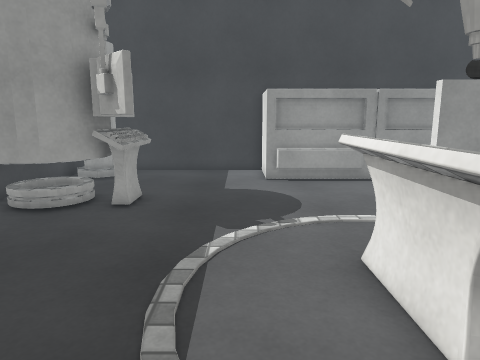
view 1 (above)

15 first-person views from a walk through a scene from a Unity 3-D project. The camera is 1.3 m above the floor, tilts 10° down and sees 70° across. The floor is counted in squares, 0.5 m on a side. Each view is taken from the middle of a square. On the plan, view 1 faces up. The plan holds only what a view shows up to about 20 squares ahead; the rest is blank. The player character is not drawn. Some animated figures are not drawn. Surface patterns are stand-ins for the level's own textures.

view 2
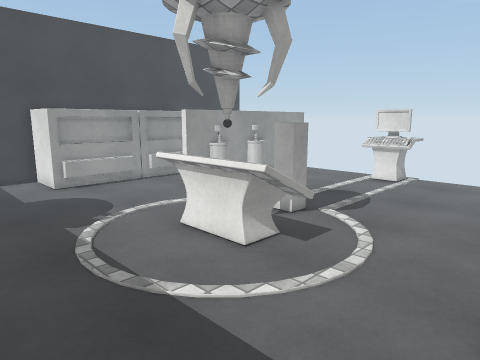

view 3
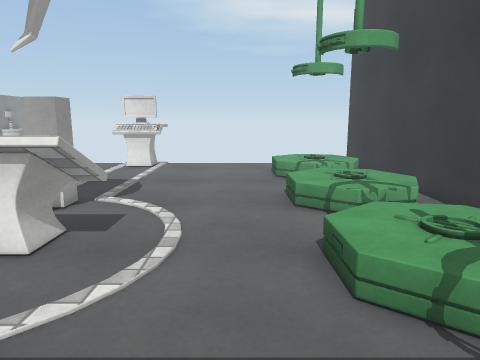

view 4
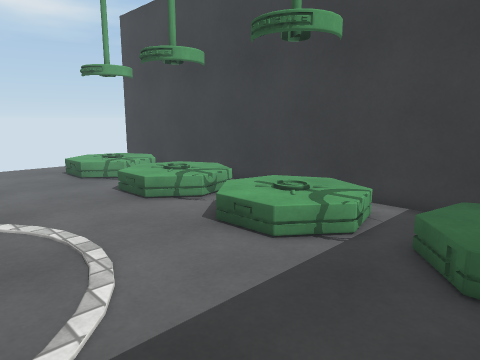

view 5
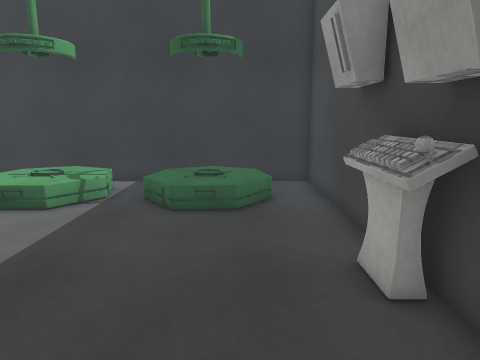

view 6
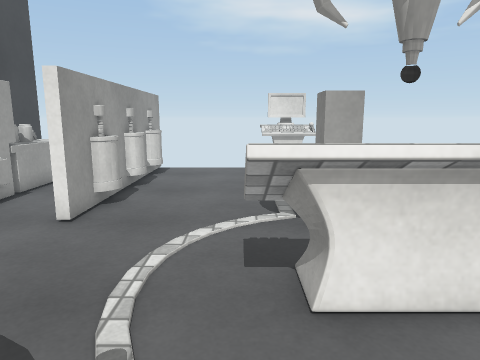

view 7
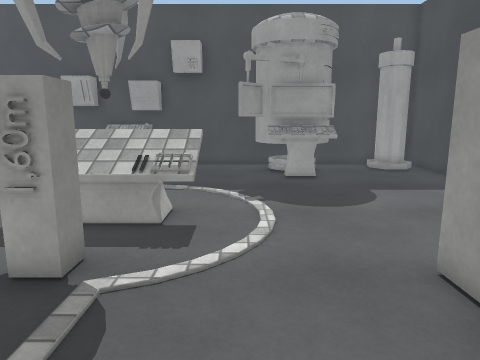

view 8
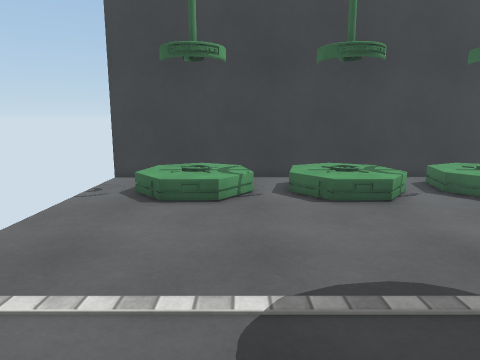

view 9
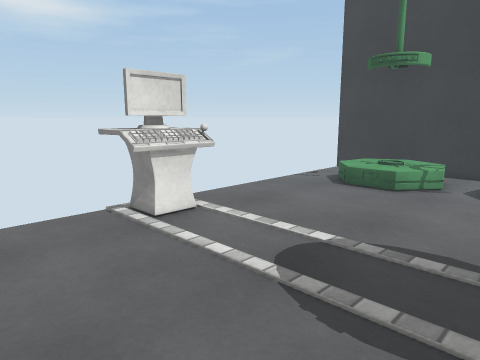

view 10
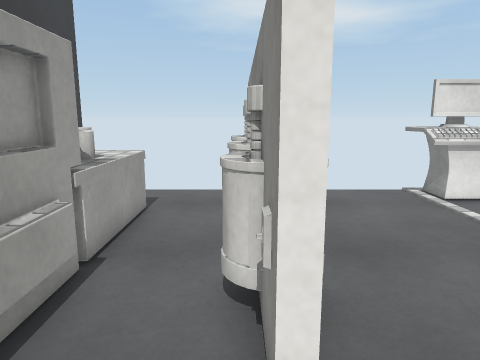

view 11
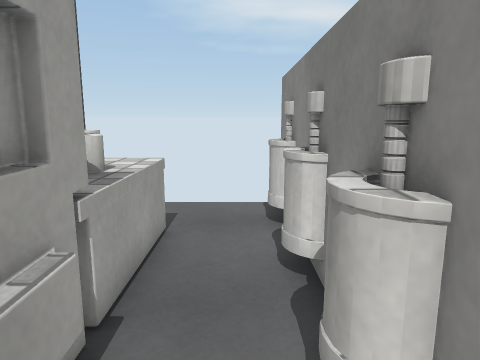

view 12
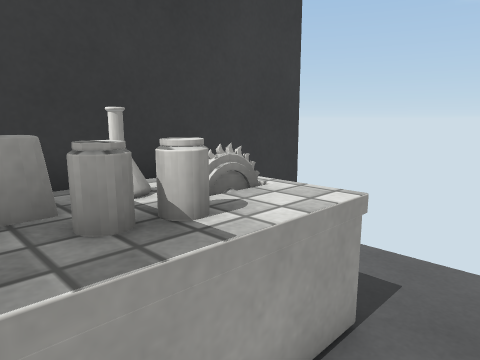

view 13
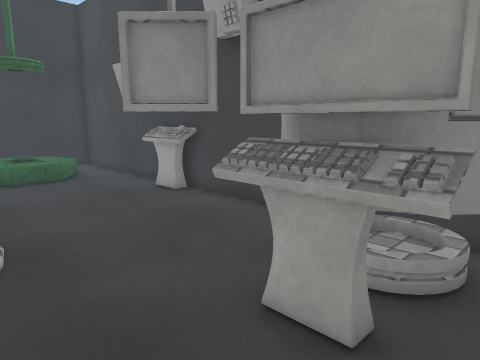

view 14
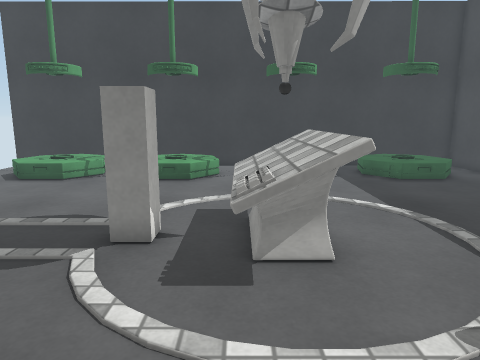

view 15
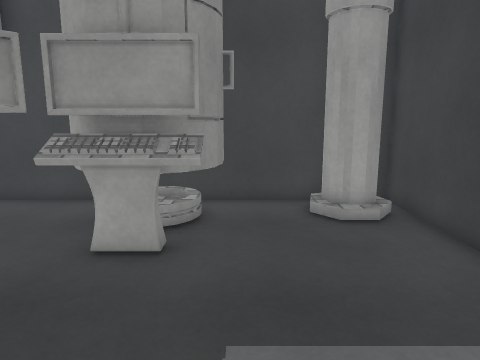

### Floor plan
Key: @ floor where view 1 was taken; # wall or solid block; . main floor; : floor 0.5 m higher than the main floor; / step, stairs or slope; = window, fence, low wall or low ledge; ^ raised ledge; O other object.
Columns run from 8 left of view 1 to 17 right of it. Each row starts with its distance up from view 1.
 18   ########         #######
 17   #......^         ^#^
 16   #......^        ^^^^^
 15 ###......^^^^^^^^^^^^^^..
 14 #.........    .   .......
 13 #........................
 12 #^^###.........###########
 11 #^^^#=.........###########
 10 #^^^##...................
  9 # ^###...................
  8 #....#...................
  7 #.........^^=............
  6 #.........^^=..........#^
  5 #.........^^^.##.......###
  4 #.........^^^.##.......##
  3 ##........^^^..........##
  2 #=........#^^............
  1 ^^.......................
  0 ##......@................
 -1 ##.......................
 -2 #........................
 -3 #../:/../::#..#OO...::/..
 -4 #./: :/.::::..O OO./:::..
 -5 #./: :/.::::..O O .:  :..
 -6 #../::/./:::..O  ../::/..
 -7 ##########################

Positions as (right, up) in squares from view 1, and headings:
1: (0, 0), facing up
2: (-4, -3), facing up-right
3: (-4, -1), facing right
4: (-4, 3), facing down-right
5: (-5, 7), facing down
6: (-2, 7), facing right
7: (12, 8), facing left
8: (11, 8), facing down
9: (7, 10), facing down-right
10: (4, 12), facing right
11: (6, 13), facing right
12: (10, 13), facing up-right
13: (0, 13), facing down-left
14: (4, 12), facing down
15: (3, 13), facing left
